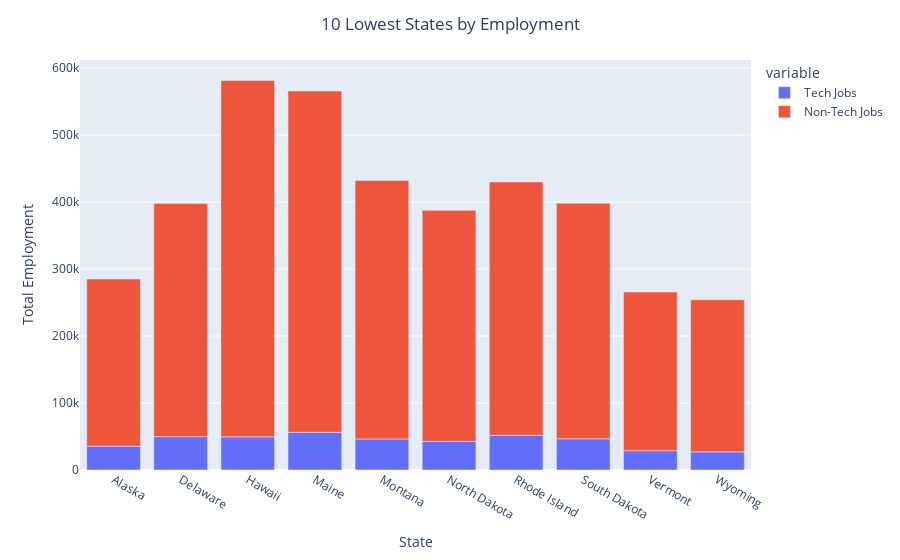

Notebook source saved alongside this figure:
### Code cell
# MAKE A PIVOT TABLE OF THE VALUES AND PLOT THE LOWEST 10 STATES BY EMPLOYMENT NUMBERS

least_10_pivot=least_10_emp.pivot_table(values='tot_emp',columns='tech_job', index='area_title').reset_index()
least_10_pivot.rename(columns={"Yes":"Tech Jobs","No":"Non-Tech Jobs"}, inplace=True)
fig_6=px.bar(least_10_pivot,x='area_title',y=["Tech Jobs","Non-Tech Jobs"])
fig_6.update_layout(xaxis_title="State", yaxis_title="Total Employment", title="10 Lowest States by Employment", title_x=0.5)

### Figure 1 — Plotly figure (JSON) as saved in the notebook; plotly's stock layout.template omitted (floating-point values rounded to 4 significant figures)
{"data": [{"alignmentgroup": "True", "hovertemplate": "variable=Tech Jobs<br>area_title=%{x}<br>value=%{y}<extra></extra>", "legendgroup": "Tech Jobs", "marker": {"color": "#636efa"}, "name": "Tech Jobs", "offsetgroup": "Tech Jobs", "orientation": "v", "showlegend": true, "textposition": "auto", "type": "bar", "x": ["Alaska", "Delaware", "Hawaii", "Maine", "Montana", "North Dakota", "Rhode Island", "South Dakota", "Vermont", "Wyoming"], "xaxis": "x", "y": [35520, 49750, 49470, 56290, 46340, 42840, 51810, 46590, 28800, 27060], "yaxis": "y"}, {"alignmentgroup": "True", "hovertemplate": "variable=Non-Tech Jobs<br>area_title=%{x}<br>value=%{y}<extra></extra>", "legendgroup": "Non-Tech Jobs", "marker": {"color": "#EF553B"}, "name": "Non-Tech Jobs", "offsetgroup": "Non-Tech Jobs", "orientation": "v", "showlegend": true, "textposition": "auto", "type": "bar", "x": ["Alaska", "Delaware", "Hawaii", "Maine", "Montana", "North Dakota", "Rhode Island", "South Dakota", "Vermont", "Wyoming"], "xaxis": "x", "y": [249430, 348090, 531920, 509330, 385940, 344750, 378090, 351700, 236820, 226970], "yaxis": "y"}], "layout": {"barmode": "relative", "legend": {"title": {"text": "variable"}, "tracegroupgap": 0}, "margin": {"t": 60}, "title": {"text": "10 Lowest States by Employment", "x": 0.5}, "xaxis": {"anchor": "y", "domain": [0, 1], "title": {"text": "State"}}, "yaxis": {"anchor": "x", "domain": [0, 1], "title": {"text": "Total Employment"}}}}
